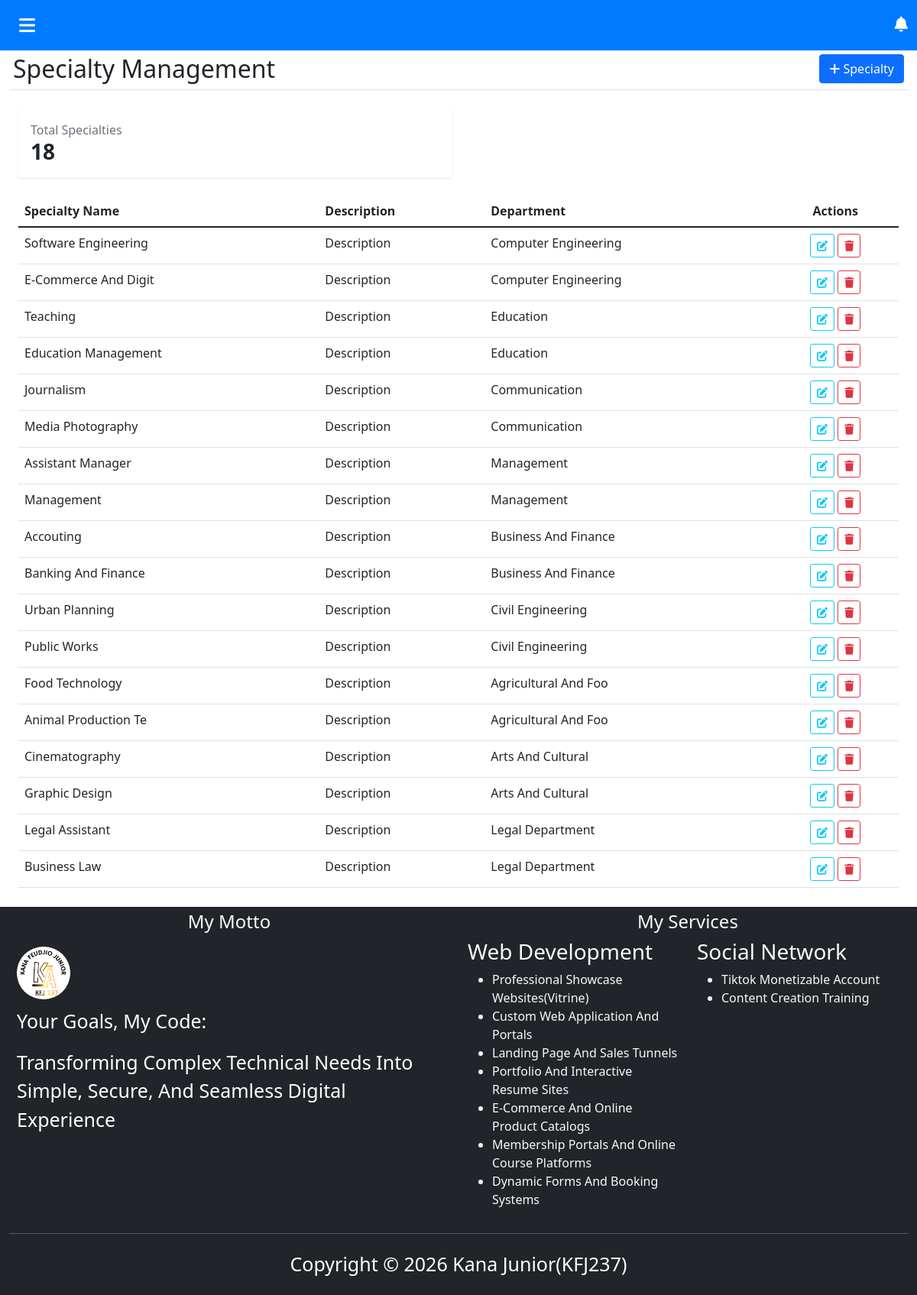
/speciality.php, run on the app's committed database.
### tables this page shows
CREATE TABLE IF NOT EXISTS `speciality` (
  `id` int NOT NULL AUTO_INCREMENT,
  `name` varchar(20) NOT NULL,
  `description` varchar(200) NOT NULL,
  `departement_id` int NOT NULL,
  PRIMARY KEY (`id`),
  KEY `departement_id` (`departement_id`)
);

CREATE TABLE IF NOT EXISTS `deparment` (
  `id` int NOT NULL AUTO_INCREMENT,
  `name` varchar(20) NOT NULL,
  `description` varchar(200) NOT NULL,
  PRIMARY KEY (`id`)
);

### speciality.php (the view, shortened to what this page needs)
<?php
include 'connec.php';
$sql = "SELECT
                    s.id,
                    s.name AS specialty_name,
                    s.description,
                    s.departement_id,
                    d.name AS department_name
            FROM speciality s
            JOIN deparment d ON s.departement_id = d.id
            ORDER BY s.id ASC";
$stmt = $conn->query($sql);
$specialties = $stmt->fetchAll();
$totalspecialty = count($specialties);
?>
<!DOCTYPE html>
<html lang="en">
<head>
    <link rel="stylesheet" href="boostrap5/css/bootstrap.min.css">
    <link rel="stylesheet" href="https://cdnjs.cloudflare.com/ajax/libs/font-awesome/6.5.1/css/all.min.css">
    <link rel="stylesheet" href="https://cdn.datatables.net/3.0.3/css/dataTables.bootstrap5.min.css">
    <link rel="stylesheet" href="select2/css/select2.min.css">
    <link rel="stylesheet" href="style.css">
</head>
<body>
    <div style="display: flex; align-items: stretch; width: 100%;">
        <div class="content ">
            <nav class="navbar navbar-expand-lg navbar-custom" style="background-color: #007bff;">
                <div class="container-fluid">
                    <button type="button" id="sidebarCollapse" class="btn text-white fs-4">
                        <i class="fa-solid fa-bars"></i>
                    </button>
                    <div class="ms-auto text-white">
                        <i class="fa-solid fa-bell fs-5 cursor-pointer"></i>
                    </div>
                </div>
            </nav>
            <div class="container-fluid">
                <div class="d-flex justify-content-between align-items-center mb-4 pb-2 border-bottom" style="padding: 5px;">
                    <div>
                        <h2 class="mb-0">Specialty Management</h2>
                    </div>
                    <button class="btn btn-primary" data-bs-toggle="modal" data-bs-target="#addSpecialtyModal">
                        <i class="fas fa-plus mr-2"></i> Specialty
                    </button>
                </div>
                <div class="container-fluid main-content mt-4">
                    <div class="row g-3 mb-4">
                        <div class="col-6">
                            <div class="card border-0 shadow-sm p-3">
                                <span class="text-muted">Total Specialties</span>
                                <h3 class="fw-bold text-dark mb-0"><?php echo $totalspecialty ?></h3>
                            </div>
                        </div>
                        <div class="col-6"></div>
                    </div>
                    <div class="card-body p-0 table-responsive-sm ">
                        <table class="table table-hover mb-0 table">
                            <thead class="thead-light">
                                <tr>
                                    <th>specialty name</th>
                                    <th>description</th>
                                    <th>department</th>
                                    <th class="text-center">Actions</th>
                                </tr>
                            </thead>
                            <tbody>
                                <?php foreach ($specialties as $specialty): ?>
                                    <tr>
                                        <td><?= $specialty['specialty_name'] ?></td>
                                        <td><?= $specialty['description'] ?></td>
                                        <td><?= $specialty['department_name'] ?></td>
                                        <td class="text-center">
                                            <button
                                                data-bs-toggle="modal"
                                                data-bs-target="#editSpecialtyModal"
                                                title="modify"
                                                class="btn btn-sm btn-outline-info edit-btn"
                                                data-id="<?= $specialty['id'] ?>"
                                                data-name="<?= $specialty['specialty_name'] ?>"
                                                data-description="<?= $specialty['description'] ?>"
                                                data-departement_id="<?= $specialty['departement_id'] ?>">
                                                <i class="fas fa-edit"></i>
                                            </button>
                                            <a href="speciality.php?action=delete&id=<?= $specialty['id'] ?>" title="delete" onclick="return confirm('do you want to delete this department ? ')" class="btn btn-sm btn-outline-danger delete-btn"><i
                                                    class="fas fa-trash"></i></a>
                                        </td>
                                    </tr>
                                <?php endforeach; ?>
                            </tbody>
                        </table>
                    </div>
                </div>
                <div class="row bg-dark text-light" style="margin-top: 25px;">
                    <div class="col-12">
                        <footer>
                            <div class="row">
                                <div class="col-sm-6 col-12">
                                    <h4 style="margin-top: 5px;" class="text-center">my motto</h4>
                                    <div class="row">
                                        <div class="col-12">
                                            <div style=" margin: 10px;">
                                                <a href="#"><img src="media/LOGO-KFJ237.png" class="img-fluid rounded-circle"
                                                        alt="LOGO" width="70" height="70"></a>
                                            </div>
                                            <div style=" margin: 10px;">
                                                <p>your goals, my code:</p>
                                                <p>transforming complex technical needs into simple, secure, and seamless
                                                    digital
                                                    experience
                                                </p>
                                            </div>
                                        </div>
                                    </div>
                                </div>
                                <div class="col-sm-6 col-12">
                                    <h4 style="margin-top: 5px;" class="text-center">my services</h4>
                                    <div class="row text-light">
                                        <div class="col-sm-6 col-12">
                                            <h3 class="text-light">Web development</h3>
                                            <ul>
                                                <li>professional showcase websites(vitrine)</li>
                                                <li>custom web application and portals</li>
                                                <li>landing page and sales tunnels</li>
                                                <li>portfolio and interactive resume sites</li>
                                                <li>e-commerce and online product catalogs</li>
                                                <li>membership portals and online course platforms</li>
                                                <li>dynamic forms and booking systems</li>
                                            </ul>
                                        </div>
                                        <div class="col-sm-6 col-12">
                                            <h3 class="text-light">social network</h3>
                                            <ul>
                                                <li>tiktok monetizable account</li>
                                                <li>content creation training</li>
                                            </ul>
                                        </div>
                                    </div>
                                </div>
                            </div>
                            <hr style=" color: whitesmoke;">
                            <div style="padding: 5px; text-align: center;">
                                <p>Copyright &COPY; 2026 kana junior(KFJ237) </p>
                            </div>
                        </footer>
                    </div>
                </div>
            </div>
        </div>
    </div>
</body>
</html>

### style.css (style rules this page uses)
body { text-transform: capitalize; box-sizing: border-box; }
.content { background-color: white; }
p { font-weight: 500; font-size: 25px; color: white; }

### speciality.php (style rules this page uses)
.content { width: 100%; min-height: 100vh; transition: all 2s ease; }
.table { margin-top: 20px; }

### data on the page
speciality: name "Software Engineering", description "Description", departement.name "Computer Engineering"
speciality: name "E-Commerce And Digit", description "Description", departement.name "Computer Engineering"
speciality: name "Teaching", description "Description", departement.name "Education"
speciality: name "Education Management", description "Description", departement.name "Education"
speciality: name "Journalism", description "Description", departement.name "Communication"
speciality: name "Media Photography", description "Description", departement.name "Communication"
speciality: name "Assistant Manager", description "Description", departement.name "Management"
speciality: name "Management", description "Description", departement.name "Management"
speciality: name "Accouting", description "Description", departement.name "Business And Finance"
speciality: name "Banking And Finance", description "Description", departement.name "Business And Finance"
speciality: name "Urban Planning", description "Description", departement.name "Civil Engineering"
speciality: name "Public Works", description "Description", departement.name "Civil Engineering"
speciality: name "Food Technology", description "Description", departement.name "Agricultural And Foo"
speciality: name "Animal Production Te", description "Description", departement.name "Agricultural And Foo"
speciality: name "Cinematography", description "Description", departement.name "Arts And Cultural"
speciality: name "Graphic Design", description "Description", departement.name "Arts And Cultural"
speciality: name "Legal Assistant", description "Description", departement.name "Legal Department"
speciality: name "Business Law", description "Description", departement.name "Legal Department"

### other printed values
$totalspecialty "18"
